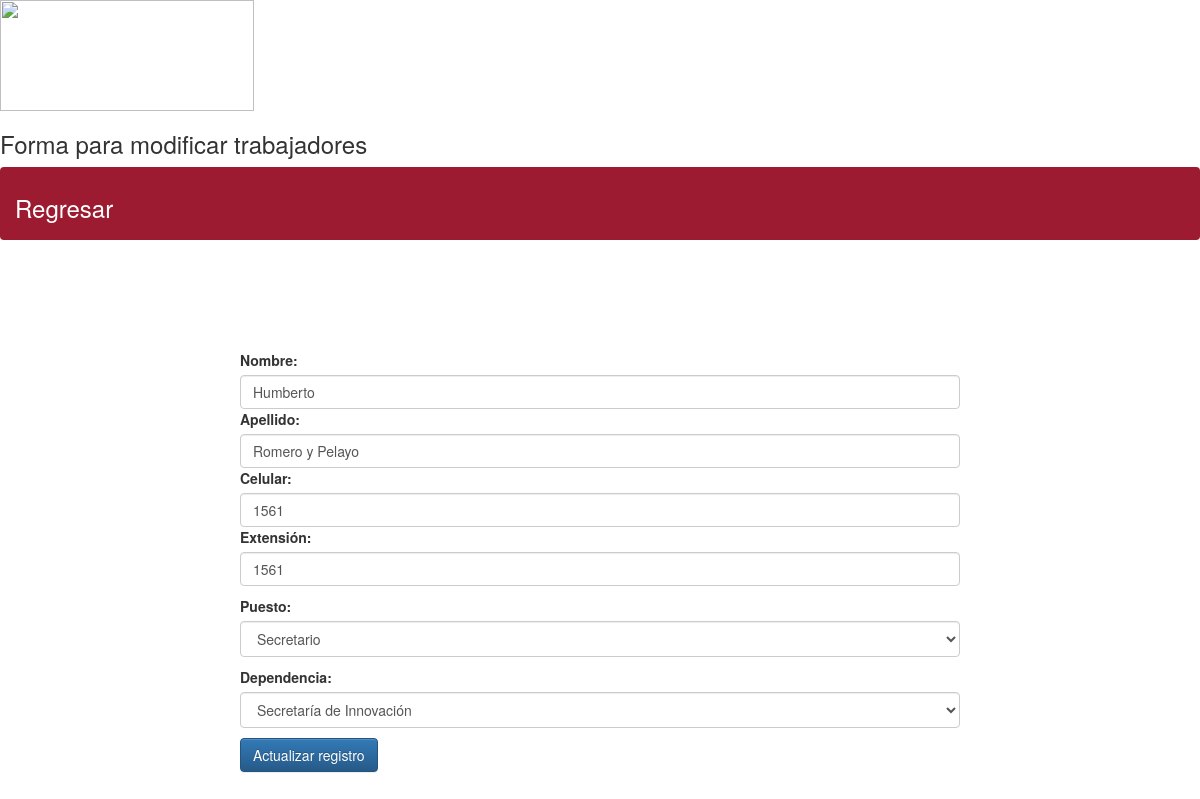
Screenshot of /Editartrabajadores.php with the database file from the repository.
### tables this page shows
CREATE TABLE IF NOT EXISTS `trabajadores` (
  `id_usuario` int(100) NOT NULL,
  `nombre` text NOT NULL,
  `apellidos` text NOT NULL,
  `cel` varchar(100) DEFAULT NULL,
  `extencion` varchar(100) NOT NULL,
  `puesto` text,
  `dependencia` text
);

### Editartrabajadores.php (the view, shortened to what this page needs)
<?php require_once('Connections/base.php'); ?>
<?php
$editFormAction = $_SERVER['PHP_SELF'];
if (isset($_SERVER['QUERY_STRING'])) {
  $editFormAction .= "?" . htmlentities($_SERVER['QUERY_STRING']);
}
$iidtrabaja_RsTrabajadores = "1";
$query_RsTrabajadores = sprintf("SELECT * FROM trabajadores WHERE trabajadores.id_usuario = %s", $iidtrabaja_RsTrabajadores);
$RsTrabajadores = mysql_query($query_RsTrabajadores, $base) or die(mysql_error());
$row_RsTrabajadores = mysql_fetch_assoc($RsTrabajadores);
?>
<head
<link rel="stylesheet" href="https://maxcdn.bootstrapcdn.com/bootstrap/3.3.7/css/bootstrap.min.css">
<link rel="stylesheet" href="https://maxcdn.bootstrapcdn.com/bootstrap/3.3.7/css/bootstrap-theme.min.css">
</head>
<p><img src="img/innovacion.jpg" width="254" height="111" /></p>
<h1 class="Estilo1"> Forma para modificar trabajadores </h1>
<ol class="breadcrumb"  style="background-color:#9d1b30; color:#FFFFFF ">
  <li><h3><a href="<?=$_SERVER["HTTP_REFERER"]?>" style="color:#FFFFFF">Regresar</a></h3></li>
</ol>
<p>&nbsp;</p>
<p>&nbsp;</p>
<p>&nbsp;</p>
<div class='center'>
<form method="post" name="form1" action="<?php echo $editFormAction; ?>">
	<div class='control-group' >
		<label>Nombre:</label>
    	<input class='form-control' onmouseover="this.style.backgroundColor='#FFFFC6';this.style.cursor='hand';" onmouseout="this.style.backgroundColor='#FFFFFF'"  type="text" name="nombre" value="<?php echo $row_RsTrabajadores['nombre']; ?>" size="32">
  		<label>Apellido:</label>
    	<input class='form-control' onmouseover="this.style.backgroundColor='#FFFFC6';this.style.cursor='hand';" onmouseout="this.style.backgroundColor='#FFFFFF'" type="text" name="apellidos" value="<?php echo $row_RsTrabajadores['apellidos']; ?>" size="32">
  		<label>Celular:</label>
    	<input class='form-control' onmouseover="this.style.backgroundColor='#FFFFC6';this.style.cursor='hand';" onmouseout="this.style.backgroundColor='#FFFFFF'" type="text" name="cel" value="<?php echo $row_RsTrabajadores['cel']; ?>" size="32">
  		<label>Extensión:</label>
    	<input class='form-control' onmouseover="this.style.backgroundColor='#FFFFC6';this.style.cursor='hand';" onmouseout="this.style.backgroundColor='#FFFFFF'" type="text" name="extencion" value="<?php echo $row_RsTrabajadores['extencion']; ?>" size="32">
		<label>Puesto:</label>
			<select size="1" class="form-control" onmouseover="this.style.backgroundColor='#FFFFC6';this.style.cursor='hand';" onmouseout="this.style.backgroundColor='#FFFFFF'" type="text" name="puesto" value="">
				<?php
					$puestos=array("Secretario","Secretario Técnico","Coordinador Administrativo","Subsecretario","Director","Jefe de Departamento","Analista de Sistemas","Auditor Interno","Auxiliar Administrativo ","Auxiliar Contable","Auxiliar de Dirección","Auxiliar servicios compartidos","Auxiliar del departamento","Programador","Programador de Sistemas Web","Analista A","Analista B","Asistente");
					$idPuesto=$row_RsTrabajadores['puesto'];
                    	 foreach ($puestos as $nombrePuesto ) {
						 if($nombrePuesto==$idPuesto)
						  {
						  echo "<option value='$nombrePuesto' selected>$idPuesto</option>";
						  }
						 else
						  {
						  echo "<option value='$nombrePuesto' value='$nombrePuesto'>$nombrePuesto</option>";
						  }
					     }
				?>
	  </select>
		<label>Dependencia:</label>
			<select size="1" class="form-control" onmouseover="this.style.backgroundColor='#FFFFC6';this.style.cursor='hand';" onmouseout="this.style.backgroundColor='#FFFFFF'" type="text" name="dependencia" value="">
				<?php
					$dependencias=array("Secretaría General de Gobierno","Secretaría de Administración y Finanzas","Secretaría de Innovación","Secretarí­a de Desarrollo Social","Secretaría de Desarrollo Sustentable","Secretaría de Desarrollo Económico","Secretaría de Obras Públicas","Secretaría de Educación Pública y Cultura","Secretaría de Salud","Secretaría de Agricultura y Ganadería","Secretaría de Pesca y Acuacultura","Secretaría de Turismo","Secretaría de Seguridad Pública","Secretaría de Transparencia y Rendición de Cuentas","Fiscalía General del Estado","Dirección de la Policía Ministerial","Oficina del Gobernador","Coordinación de Estrategia Digital","Coordinación de Comunicación Social");
					$iddependencia=$row_RsTrabajadores['dependencia'];
					foreach ($dependencias as $nombredependencia ) {
						if($nombredependencia==$iddependencia)
						{
						echo "<option value='$nombredependencia' selected>$iddependencia</option>";
						}
						else
						{
						echo "<option value='$nombredependencia' value='$nombredependencia'>$nombredependencia</option>";
						}
					}
				?>
	  </select>
		<input class="btn btn-primary"  type="submit" value="Actualizar registro">
</div>
</form>
</div>
<p>&nbsp;</p>

### Editartrabajadores.php (style rules this page uses)
.center { width:60%; margin:0 auto; }

### rows the page displays
trabajadores: nombre "Humberto", apellidos "Romero y Pelayo", cel "1561", extencion "1561"

### other values shown
form field puesto "Secretario"
form field dependencia "Secretaría de Innovación"
